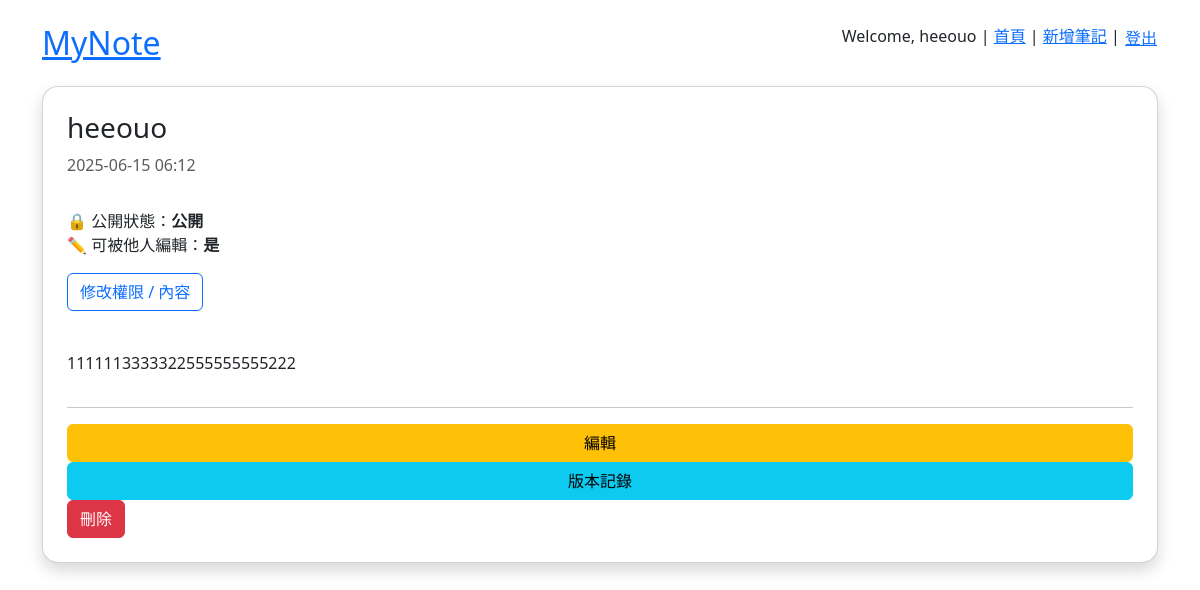
The app's page /note/1/ (signed in) with its own data.
### notes/models.py (models this page shows, shortened)
class Note(models.Model):
    title = models.CharField(max_length=200)
    content = models.TextField()
    folder = models.ForeignKey(Folder, on_delete=models.SET_NULL, null=True, blank=True)
    owner = models.ForeignKey(User, on_delete=models.CASCADE)
    created_at = models.DateTimeField(auto_now_add=True)
    is_public = models.BooleanField(default=True)
    editable = models.BooleanField(default=True)
    updated_at = models.DateTimeField(auto_now=True)

### notes/views.py (the view)
# urls.py: path('note/<int:pk>/', views.note_detail, name='note_detail'),
@login_required
def note_detail(request, pk):
    note = get_object_or_404(Note, pk=pk)
    if note.owner != request.user and not note.is_public:
        return HttpResponseForbidden("你無法查看這篇私人筆記。")
    return render(request, 'notes/note_detail.html', {'note': note})

### templates/notes/note_detail.html
{% extends 'base.html' %}
{% block content %}
<div class="card shadow rounded-4 p-4">
    <h3>{{ note.title }}</h3>
    <p class="text-muted">{{ note.updated_at|date:"Y-m-d H:i" }}</p>
<div class="mt-3 mb-4">
    <p>
        🔒 公開狀態：<strong>{% if note.is_public %}公開{% else %}私人{% endif %}</strong><br>
        ✏️ 可被他人編輯：<strong>{% if note.editable %}是{% else %}否{% endif %}</strong>
    </p>
    <a href="{% url 'note_edit' note.pk %}" class="btn btn-outline-primary">修改權限 / 內容</a>
</div>
<div class="mt-3">
        {{ note.content|linebreaks }}
    </div>
    <hr>
    <a href="{% url 'note_edit' note.pk %}" class="btn btn-warning">編輯</a>
    <a href="{% url 'note_versions' note.pk %}" class="btn btn-info">版本記錄</a>
    <form method="post" action="{% url 'note_delete' note.pk %}" class="d-inline">{% csrf_token %}
        <button type="submit" class="btn btn-danger">刪除</button>
    </form>
</div>
{% endblock %}

### templates/base.html (shortened to what this page needs)
<!DOCTYPE html>
<html>
<head>
    <link rel="stylesheet" href="https://cdn.jsdelivr.net/npm/bootstrap@5.3.0/dist/css/bootstrap.min.css">
</head>
<body>
    <div class="container mt-4">
        <nav class="d-flex justify-content-between mb-3">
            <h2><a href="/">MyNote</a></h2>
            <div>
                {% if user.is_authenticated %}
                    Welcome, {{ user.username }} |
                    <a href="{% url 'note_list' %}">首頁</a> |
                    <a href="{% url 'note_create' %}">新增筆記</a> |
<form method="post" action="{% url 'logout' %}" style="display:inline;">
  <button type="submit" class="btn btn-link p-0">登出</button>
</form>
                {% else %}
                    <a href="/accounts/login/">登入</a> |
                    <a href="{% url 'register' %}">註冊</a>
                {% endif %}
            </div>
        </nav>
        {% block content %}{% endblock %}
    </div>
</body>
</html>

### records on screen
Note: title "heeouo", updated_at "2025-06-15 06:12", content "1111113333322555555555222"

### other values on screen
{{ user.username }} "heeouo"
